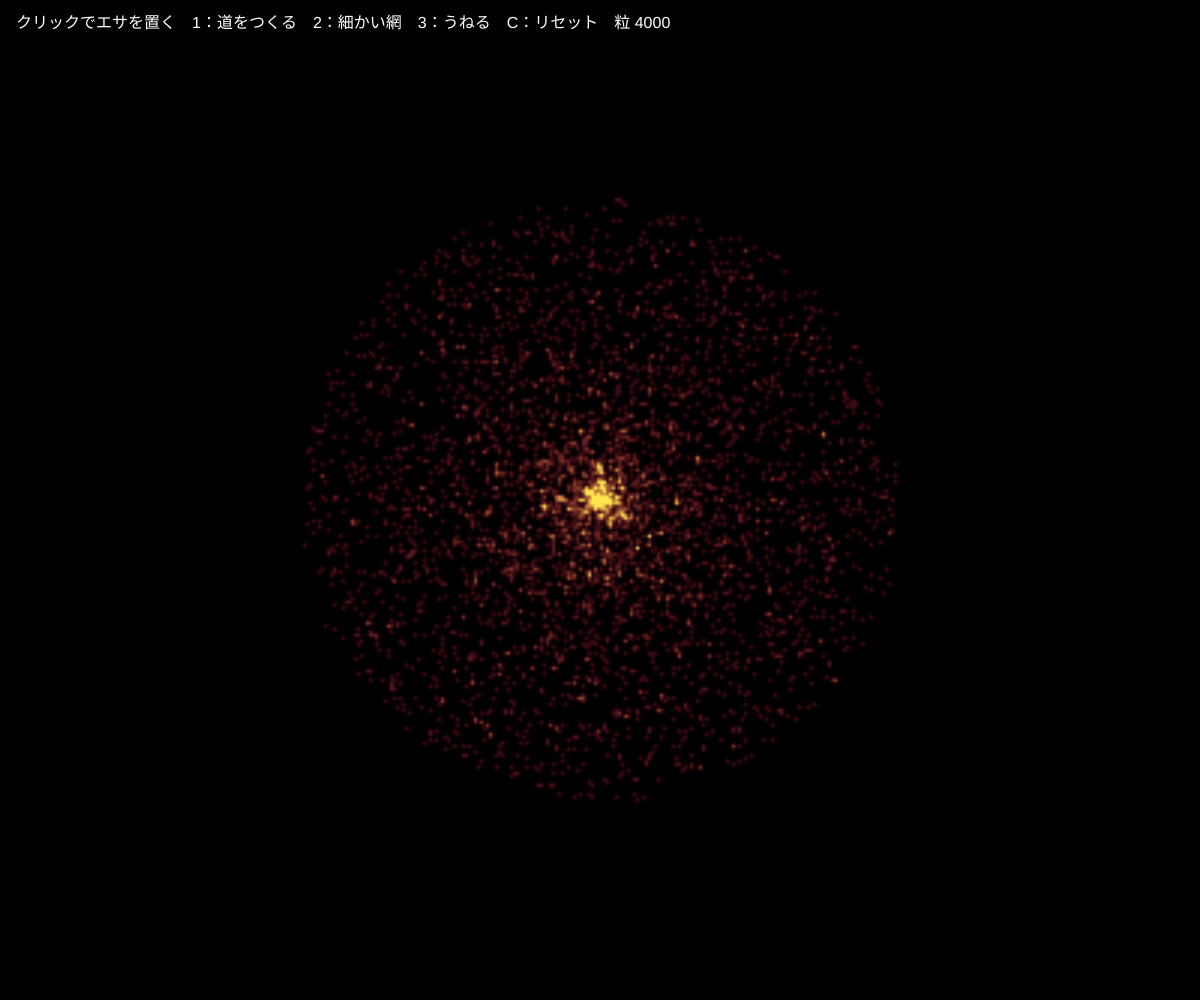
Frame 1 (no input)
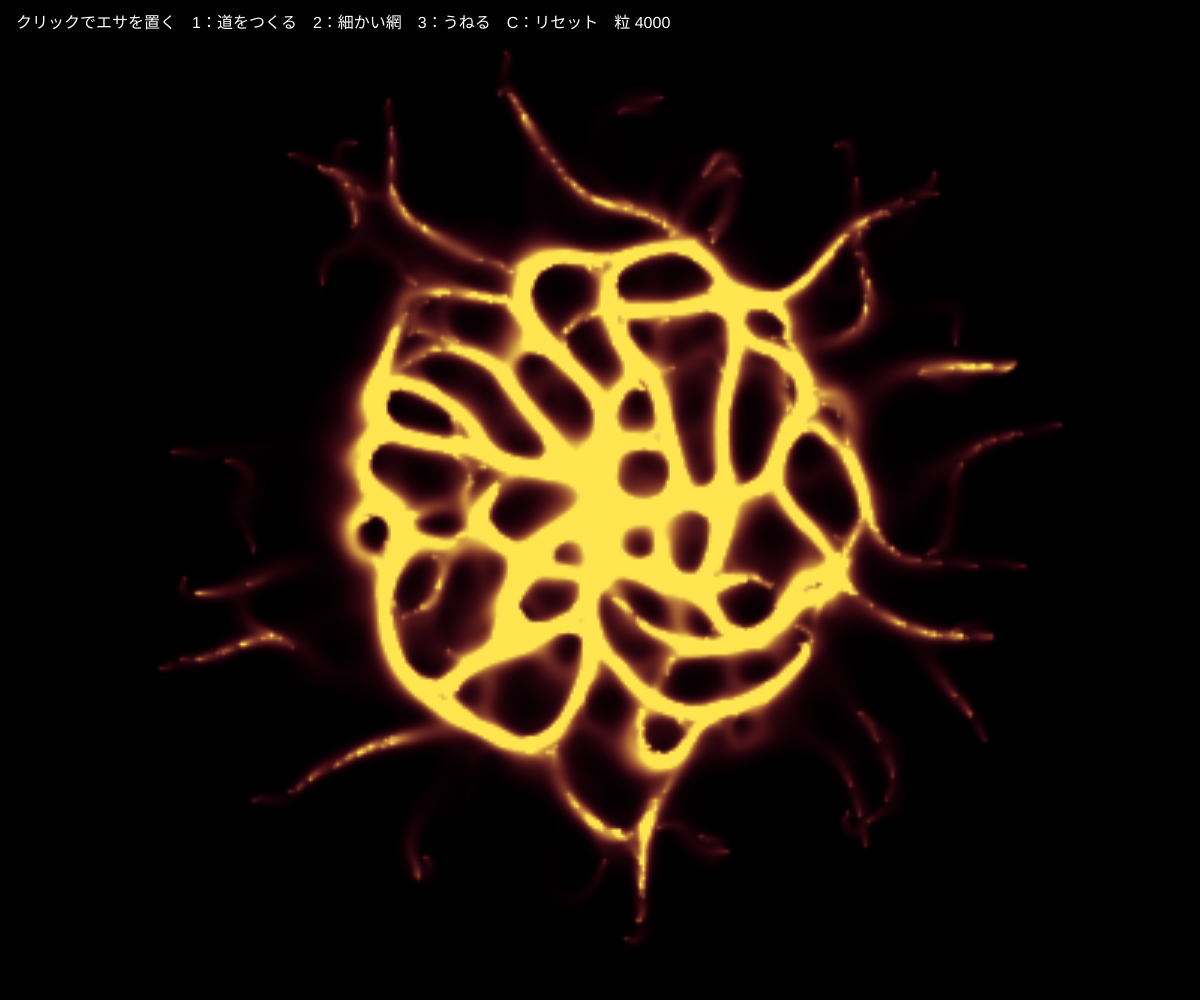
Frame 60 (no input)
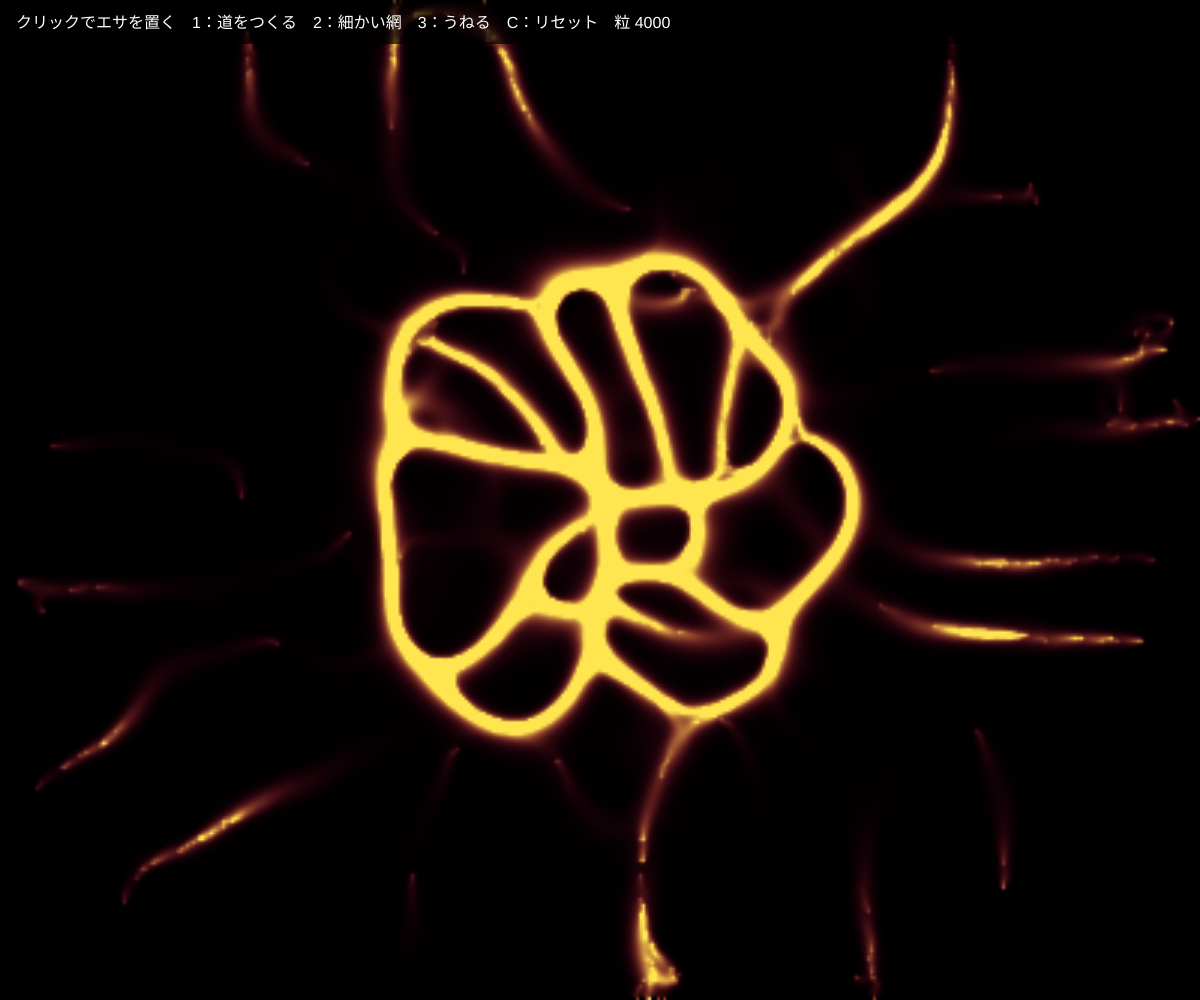
Frame 120 (the mouse pressed at the canvas centre since frame 60)

The p5.js sketch that drew these frames (run headless with seeded random() and noise() and a simulated clock; from frame 60 on, the mouse is pressed at the canvas centre):

// p5.js sketch
// ── sketch.js
// ============================================
// 15 粘菌（スライムモールド）シミュレーション（おまけ）
// 数千の粒が「前の3方向のにおいをかいで、強い方へ進み、においを残す」だけ。
// 本物の粘菌が電車の路線図のようなネットワークをつくるのと同じしくみ
// クリックでエサ（においの源）を置く / 1〜3 で動きのタイプ / C でリセット
// ============================================

let scale = 3; // においマップの粗さ（大きいほど速い）
let gw, gh;
let trail, trail2;
let agents = [];
let count = 4000;
let sensorAngle = 0.4, sensorDist = 9, turnSpeed = 0.3; // ★ 粘菌の性格
let img;
let foods = [];

function setup() {
  createCanvas(windowWidth, windowHeight);
  pixelDensity(1);
  gw = floor(width / scale);
  gh = floor(height / scale);
  trail = new Float32Array(gw * gh);
  trail2 = new Float32Array(gw * gh);
  img = createImage(gw, gh);
  for (let i = 0; i < count; i++) {
    let a = random(TWO_PI), r = random(min(gw, gh) * 0.3);
    agents.push({ x: gw / 2 + cos(a) * r, y: gh / 2 + sin(a) * r, angle: random(TWO_PI) });
  }
}

function draw() {
  // エサはにおいを出し続ける
  for (let f of foods) trail[f.x + f.y * gw] = 5;

  // ---- 粒を動かす ----
  for (let a of agents) {
    // 前・左前・右前 のにおいを調べる
    let f = sense(a, 0), l = sense(a, sensorAngle), r = sense(a, -sensorAngle);
    if (f > l && f > r) {
      // まっすぐ
    } else if (l > r) a.angle += turnSpeed;
    else if (r > l) a.angle -= turnSpeed;
    else a.angle += random(-0.3, 0.3);

    a.x += cos(a.angle);
    a.y += sin(a.angle);
    // 端で跳ね返る
    if (a.x < 0 || a.x >= gw) { a.angle = PI - a.angle; a.x = constrain(a.x, 0, gw - 1); }
    if (a.y < 0 || a.y >= gh) { a.angle = -a.angle; a.y = constrain(a.y, 0, gh - 1); }
    // においを残す
    let i = floor(a.x) + floor(a.y) * gw;
    trail[i] = min(trail[i] + 1, 5);
  }

  // ---- においを広げて（ぼかす）、少し消す ----
  for (let y = 1; y < gh - 1; y++) {
    for (let x = 1; x < gw - 1; x++) {
      let i = x + y * gw;
      let s = trail[i - 1] + trail[i + 1] + trail[i - gw] + trail[i + gw] + trail[i] * 4;
      trail2[i] = (s / 8) * 0.95; // 0.95 = 消える速さ
    }
  }
  [trail, trail2] = [trail2, trail];

  // ---- 描く ----
  img.loadPixels();
  for (let i = 0; i < gw * gh; i++) {
    let v = min(trail[i] / 2, 1);
    let p = i * 4;
    img.pixels[p] = v * 255;
    img.pixels[p + 1] = v * v * 230;
    img.pixels[p + 2] = v * 80;
    img.pixels[p + 3] = 255;
  }
  img.updatePixels();
  image(img, 0, 0, width, height);

  noStroke();
  fill(0, 180);
  rect(0, 0, width, 44);
  fill(255);
  textSize(16);
  text('クリックでエサを置く　1：道をつくる　2：細かい網　3：うねる　C：リセット　粒 ' + count, 16, 28);
}

// 角度 offset の方向、sensorDist 先のにおいの強さ
function sense(a, offset) {
  let ang = a.angle + offset;
  let x = floor(a.x + cos(ang) * sensorDist), y = floor(a.y + sin(ang) * sensorDist);
  if (x < 0 || y < 0 || x >= gw || y >= gh) return 0;
  return trail[x + y * gw];
}

function mousePressed() {
  if (mouseY > 44) foods.push({ x: floor(mouseX / scale), y: floor(mouseY / scale) });
}

function keyPressed() {
  if (key === '1') { sensorAngle = 0.4; sensorDist = 9; turnSpeed = 0.3; }
  if (key === '2') { sensorAngle = 0.8; sensorDist = 4; turnSpeed = 0.6; }
  if (key === '3') { sensorAngle = 0.2; sensorDist = 20; turnSpeed = 0.1; }
  if (key === 'c' || key === 'C') { trail.fill(0); foods = []; }
}

// ---------- やってみよう ----------
// 1. エサを3〜4か所に置いて、粘菌がそれらをつなぐ道をつくるのを待とう
// 2. 消える速さ 0.95 を 0.9 や 0.99 に
// 3. 色の式を変えて、本物の粘菌（黄色）や、電気回路のような見た目に
